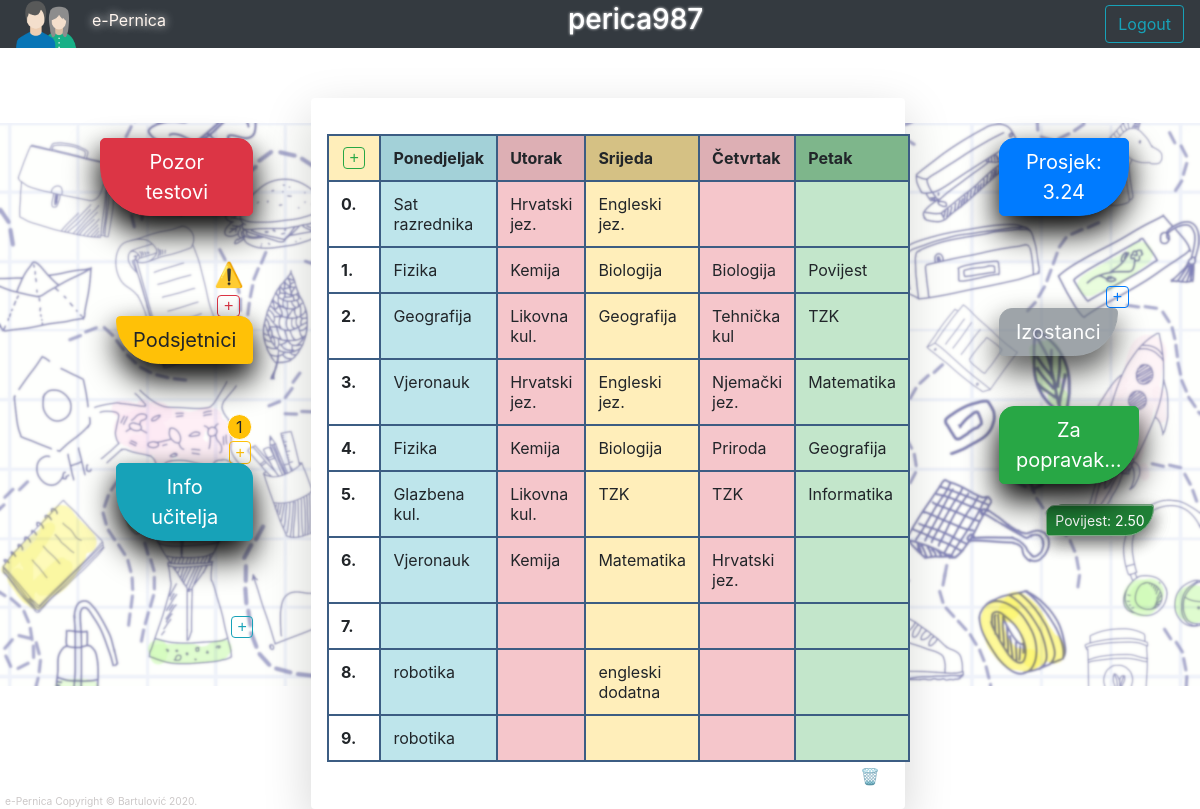
The app's page /ulogiran.php?index=success (signed in) with its own data.
### tables this page shows
CREATE TABLE `testovi` (
  `id` int(11) NOT NULL,
  `datum` date DEFAULT NULL,
  `predmet` text NOT NULL,
  `vrsta` text NOT NULL,
  `fk_uid` int(11) NOT NULL
);

CREATE TABLE `raspored` (
  `rid` int(11) NOT NULL,
  `sat` text NOT NULL,
  `ponedjeljak` text NOT NULL,
  `utorak` text NOT NULL,
  `srijeda` text NOT NULL,
  `cetvrtak` text NOT NULL,
  `petak` text NOT NULL,
  `fk_uid` int(11) NOT NULL
);

### includes/funkcije.inc.php (called while the page is built, shortened)
<?php
function dohvati_testove($id, $konekcija)
{
    $sql = "SELECT * FROM testovi WHERE $id = fk_uid ORDER BY datum";
    return $konekcija->query($sql)->fetchAll();
}
function dohvati_raspored($id, $konekcija){
    $sql = "SELECT ponedjeljak,utorak,srijeda, cetvrtak, petak FROM raspored WHERE $id = fk_uid";
    return $konekcija->query($sql)->fetchALL();
}
function dohvati_obavijesti($id, $konekcija)
{
    $sql = "SELECT * FROM obavijesti WHERE $id = fk_uid ORDER BY datumob";
    return $konekcija->query($sql)->fetchAll();
}
function dohvati_ocjene($id, $konekcija)
{
    $sql = "SELECT predmet, ROUND(AVG(ocjena),2) FROM ocjene WHERE $id = fk_uid GROUP BY predmet";
    return $konekcija->query($sql)->fetchAll();
}
function dohvati_ocjOdDna($id, $konekcija)
{
    $sql = "SELECT predmet, ROUND(AVG(ocjena),2) FROM ocjene WHERE $id = fk_uid GROUP BY predmet ORDER BY ROUND(AVG(ocjena),2) ASC LIMIT 2";
    return $konekcija->query($sql)->fetchAll();
}
function dohvati_prosjek($id, $konekcija)
{
    $sql = "SELECT ROUND(AVG(ocjena),2) FROM ocjene WHERE $id = fk_uid";
    return $konekcija->query($sql)->fetchAll();
}
?>

### ulogiran.php (the view, shortened to what this page needs)
<?php
require "header.php";
require("includes/funkcije.inc.php");
?>
<div>
    <?php
    if (isset($_SESSION['userId'])) {
        echo '<form id="logOutGumb" class="form-inline" action="includes/logout.inc.php" method="post">
                        <button class="btn btn-outline-info my-2 my-sm-0" type="submit" name="logout-submit">Logout</button>
                        </form>';
    }
    ?>
</div>
</nav>
</header>
<main>
    <?php
    $id = $_SESSION["userId"];
    $testovi = dohvati_testove($id, $konekcija); ?>
    <?php
    $id = $_SESSION["userId"];
    $raspored = dohvati_raspored($id, $konekcija);
    ?>
    <?php
    $id = $_SESSION["userId"];
    $obavijest = dohvati_obavijesti($id, $konekcija);
    ?>
    <?php
    $id = $_SESSION["userId"];
    $ocjene = dohvati_ocjene($id, $konekcija);
    $prosjek = dohvati_prosjek($id, $konekcija);
    $zapopr = dohvati_ocjOdDna($id, $konekcija);
    ?>
    <div class="wrapper-main2">
        <div class="meniLijevo">
            <div role="group" aria-label="Group of buttons" class="btn-group-vertical">
                <div id="sveOkoUpozorenja"> <button class="btn btn-lg desno btn-danger" type="button" data-toggle="collapse" data-target="#testoviPadajuci" aria-expanded="false" aria-controls="collapseExample">
                        Pozor testovi</button>
                    <div id="okoUpozorenja">
                        <button id="upozorenje" type="button" class="btn btn-danger" data-toggle="tooltip" title="Broj ispita u narednih 5 dana! *⚠️ = danas ili sutra ispit!">
                            <?php
                            $datumDanas = date("Y-m-d");
                            $brojac = 0;
                            foreach ($testovi as $dt) {
                                $datumTesta = ($dt["datum"]);
                                $razlikaDana = ((strtotime($datumTesta) - strtotime($datumDanas)) / 60 / 60 / 24);
                                if ($razlikaDana == 0 || $razlikaDana == 1) {
                                    echo "⚠️";
                                    $brojac = ""; ?>  <?php break;
                                            } elseif ($razlikaDana > 1 && $razlikaDana <= 5) {
                                                $brojac += 1;
                                            }
                                        }
                                                ?>
                        </button>
                        <div id="plus"><button id="plusGumb" type="button" class="btn btn-outline-danger open-button " data-toggle="tooltip" title="Unesi novi test" onclick="openForm()">+</button>
                        </div>
                    </div>
                </div>
                <div id="sveOkoUpozorenja">
                    <button type="button" id="infoPodsjGumb" class="btn btn-lg desno btn-warning" data-toggle="collapse" data-target="#podsjetnikPadajuci" aria-expanded="false" aria-controls="collapseExample">Podsjetnici</button>
                    <div id="okoUpozorenja">
                        <button id="upozorenjeOb" type="button" class="btn btn-warning" data-toggle="tooltip" title="Broj obveza u narednih 5 dana! *⏰⏱️=>obveza danas/sutra ili extra sati!">
                            <?php
                            $datumDanas = date("Y-m-d");
                            $brojac2 = 0;
                            foreach ($obavijest as $vj) {
                                $datumObavijesti = ($vj["datumob"]);
                                $razlikaDana = ((strtotime($datumObavijesti) - strtotime($datumDanas)) / 60 / 60 / 24);
                                if ($razlikaDana >= 0 && $razlikaDana <= 1) {
                                    echo "⏱️";
                                    $brojac2 = ""; ?> <script>
                                        $("#upozorenjeOb").css({
                                            "font-size": "large",
                                            "background-color": "transparent",
                                            "padding-left": "3px",
                                            "border-color": "transparent",
                                            "margin-top": "-10px",
                                            "margin-left": "-5px"
                                        });
                                    </script> <?php break;
                                            } elseif ($razlikaDana > 1 && $razlikaDana <= 5) {
                                                $brojac2 += 1;
                                            }
                                        }
                                                $brojac2 = ""; ?> <script>
                                    </script> <?php break;
                                        echo $brojac2;
                                                ?>
                        </button>
                        <div id="plus"><button id="plusGumb" type="button" class="btn btn-outline-warning open-button " data-toggle="tooltip" title="Unesi novu obavijest" onclick="openFormObavijest()">+</button>
                        </div>
                    </div>
                </div>
                <div id="sveOkoUpozorenja">
                    <button type="button" id="infoProfGumb" class="btn btn-lg desno btn-info" data-toggle="collapse" data-target="#infoUcitPada" aria-expanded="false" aria-controls="collapseExample">Info učitelja</button>
                    <div id="okoUpozorenja">
                        <div id="plus3"><button id="plusGumb" type="button" class="btn btn-outline-info open-button " data-toggle="tooltip" title="Unesi informacije učitelja" onclick="openFormInfo()">+</button>
                        </div>
                    </div>
                </div>
            </div>
        </div>
        <div id="sredisnji" class="shadow-lg p-3 mb-5 bg-white rounded">
            <table id="tablica" class="table table-bordered">
                <thead>
                    <tr>
                        <th scope="col" class="table-warning">
                            <div id="plus2"><button id="plusGumb" type="button" class="btn btn-outline-success open-button " data-toggle="tooltip2" title="Unesi raspored sati" onclick="openForm2()">+</button>
                            </div>
                        </th>
                        <th id="c1" scope="col" class="table-info">Ponedjeljak</th>
                        <th id="c2" scope="col" class="table-danger">Utorak</th>
                        <th id="c3" scope="col" class="table-warning">Srijeda</th>
                        <th id="c4" scope="col" class="table-danger">Četvrtak</th>
                        <th id="c5" scope="col"class="table-success">Petak</th>
                    </tr>
                </thead>
                <tbody>
                    <?php $i = 0;
                    foreach ($raspored as $ras) {
                    ?>
                        <tr id="retci_tablice">
                            <th scope="row"><?php echo $i . "."; ?></th>
                            <td class="table-info"><?php echo $ras["0"]; ?></td>
                            <td class="table-danger"><?php echo $ras["1"]; ?></td>
                            <td class="table-warning"><?php echo $ras["2"]; ?></td>
                            <td class="table-danger"><?php echo $ras["3"]; ?></td>
                            <td class="table-success"><?php echo $ras["4"]; ?></td>
                        </tr>
                    <?php $i++;
                    }
                    ?>
                </tbody>
            </table>
            <a id="upozorenje2" type="submit" class="btn btn-outline-danger open-button" data-toggle="tooltip2" title="Izbrisati raspored?" href="brisi_raspored.php?userId=<?php echo $id; ?>" onclick="return confirm('Sigurno želite izbristati raspored?')">🗑️</a>
        </div>
        <div class="meniDesno">
            <div id="grupaDesno" role="group" aria-label="Group of buttons" class="btn-group-vertical">
                <div id="sveOkoUpozorenja2"> <button id="prosjekGumb" type="button" class="btn btn-lg lijevo btn-primary" data-toggle="collapse" data-target="#prosjekPadajuci" aria-expanded="false" aria-controls="collapseExample" title="Ovo je tvoj ukupni prosjek. Za detaljnije klikni!"><?php foreach ($prosjek as $pro){echo "Prosjek: ".$pro["0"];};?></button>
                    <div id="okoUpozorenja">
                        <div id="plus4"><button id="plusGumb" type="button" class="btn btn-outline-primary open-button " data-toggle="tooltip" title="Unesi novu ocjenu" onclick="openFormOcjena()">+</button>
                        </div>
                    </div>
                </div>
                <div>
                    <button type="button" class="btn btn-lg lijevo btn-secondary" disabled>Izostanci</button>
                </div>
                <div>
                    <button type="button" class="btn btn-lg lijevo btn-success">Za popravak...</button>
                    <div id="zaPop">
                        <?php foreach ($zapopr as $popr){?><button id="maliProsjek" type="button" class="btn btn-sm lijevo btn-success"><?php echo $popr["0"].": ".$popr["1"];};?></button>
                    </div>
                </div>
            </div>
        </div>
    </div>
</main>
<?php
require "footer.php";
?>

### header.php (shortened to what this page needs)
<!DOCTYPE html lang="hr">
<html>
<head>
    <link type="text/css" rel="stylesheet" href="css/style.css">
    <link rel="stylesheet" href="https://stackpath.bootstrapcdn.com/bootstrap/4.4.1/css/bootstrap.min.css">
</head>
<body class= "prvaPoz">
    <header class="sticky-top">
        <nav id="navigacija" class="navbar navbar-dark bg-dark">
            <ul class="nav">
                <li><img src="img/avatar2.png" alt="logo" height="48" width="60"></li>
                <li class="nav-item"><a class="nav-link active" href="ulogiran.php">e-Pernica</a></li>
            </ul>
            <div id="login_out_upozorenje2">
                <h3>
                    <?php
                    if (isset($_SESSION['userId'])) {
                        echo $_SESSION['userUid'];
                    }
                    ?>
                </h3>
            </div>

### footer.php
<footer>
    <div class="footer">
        <p>e-Pernica Copyright © Bartulović 2020.</p>
    </div>
</footer>
</body>
</html>

### css/style.css (style rules this page uses)
body, html { height: 100%; margin: 0; }
* { box-sizing: border-box; }
.drugaPoz { background-image: url("biljeznica3.png"); height: 100%; background-position: center; background-repeat: no-repeat; background-size: contain; }
.meniLijevo { width: 20%; float: left; padding: 40px; }
#upozorenje { margin-bottom: 3px; padding: 0px 8px; border-radius: 13px; border-color: rgb(255, 255, 255); }
#upozorenje2 { margin-bottom: 3px; padding: 1px 8px; border-radius: 13px; border-color: rgb(255, 255, 255); float: right; }
#upozorenjeOb { margin-bottom: 3px; padding: 0px 8px; border-radius: 13px; border-color: rgb(255, 255, 255); }
#infoPodsjGumb { margin-left: 16px; }
#infoProfGumb { margin-left: 16px; }
#sveOkoUpozorenja { float: left; }
#sveOkoUpozorenja2 { float: left; margin-right: 25px; }
#okoUpozorenja { float: right; margin-left: 3px; }
#plus { margin: -2px 2px -1px 0px; border-color: #dc3545; }
#plus2 { margin: -2px 2px -1px 0px; }
#plus3 { margin-top: 25px; }
#plus4 { margin-top: 20px; margin-left: -5px; }
#plusGumb { padding: 0px 5px; font-weight: bold; width: 1.4rem; height: 1.4rem; margin-left: 2px; font: icon; }
.meniDesno { width: 20%; float: right; padding: 15px 0px 15px 75px; margin-top: 25px; }
#sredisnji { width: 55%; float: left; padding-bottom: 0px; margin-left: 35; }
.btn.btn-lg.desno { border-top-right-radius: 15px; border-top-left-radius: 5px; border-bottom-right-radius: 5px; border-bottom-left-radius: 50px; margin-bottom: 50px; box-shadow: 0 16px 32px 0 rgba(0,0,0,2.2), 0 6px 20px 0 rgba(0,0,0,0.19); }
.btn.btn-lg.lijevo { border-top-right-radius: 5px; border-top-left-radius: 15px; border-bottom-right-radius: 50px; border-bottom-left-radius: 5px; margin-bottom: 50px; margin-right: 15px; box-shadow: 0 16px 32px 0 rgba(0,0,0,2.2), 0 6px 20px 0 rgba(0,0,0,0.19); }
#navigacija { padding: 0rem 1rem; }
ul { float: left; list-style: none; }
li { text-shadow: 0 0 10px white; }
.wrapper-main2 { padding-top: 50px; width: 90%; margin: 0 auto; }
#login_out_upozorenje2 { color: rgb(255, 255, 255); margin-left: auto; margin-right:auto; text-shadow: 0 0 3px white; }
a.nav-link.active { color: seashell; padding: 0.5rem 0rem 0.5rem 1rem; }
#logOutGumb { display: contents; }
#tablica { margin-bottom: 0px; }
table.table-bordered { border:2px solid rgb(60, 93, 131); margin-top:20px; }
table.table-bordered > thead > tr > th { border:2px solid rgb(60, 93, 131); }
#retci_tablice { border:2px solid rgb(60, 93, 131); }
#c1 { background-color: rgb(163, 209, 216); }
#c2 { background-color: rgb(221, 175, 180); }
#c3 { background-color: rgb(213, 193, 132); }
#c4 { background-color: rgb(221, 175, 180); }
#c5 { background-color: rgb(126, 182, 139); }
#maliProsjek { box-shadow: 0 8px 16px 0 rgba(0,0,0,0.2), 0 6px 20px 0 rgba(0,0,0,0.19); margin-top: -30px; float: right; border-top-right-radius: 5px; border-top-left-radius: 15px; border-bottom-right-radius: 50px; border-bottom-left-radius: 5px; background-color: #208036; border-color: #7dac87; }
#prosjekGumb { margin-right: 0; }
#zaPop { margin-left: 5px; z-index: 3; }
.footer { position: fixed; left: 5px; bottom: 0; width: 100%; background-color: transparent; color: rgb(204, 200, 200); text-align: left; height: 15px; }

### records on screen
raspored: ponedjeljak "Sat razrednika", utorak "Hrvatski jez.", srijeda "Engleski jez."
raspored: ponedjeljak "Fizika", utorak "Kemija", srijeda "Biologija", cetvrtak "Biologija", petak "Povijest"
raspored: ponedjeljak "Geografija", utorak "Likovna kul.", srijeda "Geografija", cetvrtak "Tehnička kul", petak "TZK"
raspored: ponedjeljak "Vjeronauk", utorak "Hrvatski jez.", srijeda "Engleski jez.", cetvrtak "Njemački jez.", petak "Matematika"
raspored: ponedjeljak "Fizika", utorak "Kemija", srijeda "Biologija", cetvrtak "Priroda", petak "Geografija"
raspored: ponedjeljak "Glazbena kul.", utorak "Likovna kul.", srijeda "TZK", cetvrtak "TZK", petak "Informatika"
raspored: ponedjeljak "Vjeronauk", utorak "Kemija", srijeda "Matematika", cetvrtak "Hrvatski jez."
raspored: ponedjeljak "robotika", srijeda "engleski dodatna"
raspored: ponedjeljak "robotika"

### other values on screen
$_SESSION['userUid'] "perica987"
$brojac2 "1"
$pro["0"] "3.24"
$popr["0"] "Povijest"
$popr["1"] "2.50"
